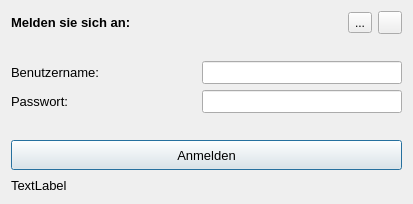
<?xml version="1.0" encoding="UTF-8"?>
<ui version="4.0">
 <class>Login</class>
 <widget class="QDialog" name="Login">
  <property name="geometry">
   <rect>
    <x>0</x>
    <y>0</y>
    <width>413</width>
    <height>204</height>
   </rect>
  </property>
  <property name="windowTitle">
   <string>Knapp Apprentice Training</string>
  </property>
  <property name="styleSheet">
   <string notr="true"/>
  </property>
  <layout class="QGridLayout" name="gridLayout">
   <item row="1" column="0">
    <spacer name="verticalSpacer">
     <property name="font">
      <font>
       <pointsize>10</pointsize>
      </font>
     </property>
     <property name="orientation">
      <enum>Qt::Vertical</enum>
     </property>
     <property name="sizeHint" stdset="0">
      <size>
       <width>20</width>
       <height>40</height>
      </size>
     </property>
    </spacer>
   </item>
   <item row="0" column="0">
    <layout class="QVBoxLayout" name="verticalLayout">
     <item>
      <layout class="QHBoxLayout" name="horizontalLayout_3">
       <item>
        <widget class="QLabel" name="label_3">
         <property name="font">
          <font>
           <pointsize>10</pointsize>
           <weight>75</weight>
           <bold>true</bold>
          </font>
         </property>
         <property name="text">
          <string>Melden sie sich an:</string>
         </property>
        </widget>
       </item>
       <item>
        <widget class="QToolButton" name="toolButton_nutzerverwaltung">
         <property name="text">
          <string>...</string>
         </property>
         <property name="icon">
          <iconset>
           <selectedon>../../_Symbole/UsedSymbols/black-male-user-symbol.png</selectedon>
          </iconset>
         </property>
        </widget>
       </item>
       <item>
        <widget class="QToolButton" name="toolButton_einstellungen">
         <property name="font">
          <font>
           <pointsize>10</pointsize>
          </font>
         </property>
         <property name="text">
          <string/>
         </property>
         <property name="icon">
          <iconset>
           <normaloff>../../_Symbole/Icons/misc/1904675-configuration-edit-gear-options-preferences-setting-settings_122525 (1).ico</normaloff>../../_Symbole/Icons/misc/1904675-configuration-edit-gear-options-preferences-setting-settings_122525 (1).ico</iconset>
         </property>
        </widget>
       </item>
      </layout>
     </item>
     <item>
      <spacer name="verticalSpacer_6">
       <property name="font">
        <font>
         <pointsize>10</pointsize>
        </font>
       </property>
       <property name="orientation">
        <enum>Qt::Vertical</enum>
       </property>
       <property name="sizeHint" stdset="0">
        <size>
         <width>20</width>
         <height>40</height>
        </size>
       </property>
      </spacer>
     </item>
     <item>
      <layout class="QHBoxLayout" name="horizontalLayout">
       <item>
        <widget class="QLabel" name="label">
         <property name="font">
          <font>
           <pointsize>10</pointsize>
          </font>
         </property>
         <property name="text">
          <string>Benutzername:</string>
         </property>
        </widget>
       </item>
       <item>
        <spacer name="horizontalSpacer">
         <property name="font">
          <font>
           <pointsize>10</pointsize>
          </font>
         </property>
         <property name="orientation">
          <enum>Qt::Horizontal</enum>
         </property>
         <property name="sizeHint" stdset="0">
          <size>
           <width>40</width>
           <height>20</height>
          </size>
         </property>
        </spacer>
       </item>
       <item>
        <widget class="QLineEdit" name="lineEdit_benutzername">
         <property name="minimumSize">
          <size>
           <width>200</width>
           <height>0</height>
          </size>
         </property>
         <property name="maximumSize">
          <size>
           <width>150</width>
           <height>16777215</height>
          </size>
         </property>
         <property name="font">
          <font>
           <pointsize>10</pointsize>
          </font>
         </property>
        </widget>
       </item>
      </layout>
     </item>
     <item>
      <layout class="QHBoxLayout" name="horizontalLayout_2">
       <item>
        <widget class="QLabel" name="label_2">
         <property name="font">
          <font>
           <pointsize>10</pointsize>
          </font>
         </property>
         <property name="text">
          <string>Passwort:</string>
         </property>
        </widget>
       </item>
       <item>
        <spacer name="horizontalSpacer_2">
         <property name="font">
          <font>
           <pointsize>10</pointsize>
          </font>
         </property>
         <property name="orientation">
          <enum>Qt::Horizontal</enum>
         </property>
         <property name="sizeHint" stdset="0">
          <size>
           <width>40</width>
           <height>20</height>
          </size>
         </property>
        </spacer>
       </item>
       <item>
        <widget class="QLineEdit" name="lineEdit_passwort">
         <property name="minimumSize">
          <size>
           <width>200</width>
           <height>0</height>
          </size>
         </property>
         <property name="maximumSize">
          <size>
           <width>150</width>
           <height>16777215</height>
          </size>
         </property>
         <property name="font">
          <font>
           <pointsize>10</pointsize>
          </font>
         </property>
         <property name="text">
          <string/>
         </property>
         <property name="echoMode">
          <enum>QLineEdit::Password</enum>
         </property>
        </widget>
       </item>
      </layout>
     </item>
     <item>
      <spacer name="verticalSpacer_2">
       <property name="font">
        <font>
         <pointsize>10</pointsize>
        </font>
       </property>
       <property name="orientation">
        <enum>Qt::Vertical</enum>
       </property>
       <property name="sizeHint" stdset="0">
        <size>
         <width>20</width>
         <height>40</height>
        </size>
       </property>
      </spacer>
     </item>
     <item>
      <widget class="QPushButton" name="pushButton_anmelden">
       <property name="minimumSize">
        <size>
         <width>0</width>
         <height>30</height>
        </size>
       </property>
       <property name="font">
        <font>
         <pointsize>10</pointsize>
        </font>
       </property>
       <property name="layoutDirection">
        <enum>Qt::LeftToRight</enum>
       </property>
       <property name="text">
        <string>Anmelden</string>
       </property>
       <property name="icon">
        <iconset>
         <normaloff>../../_Symbole/Icons/computer/log_in.ico</normaloff>../../_Symbole/Icons/computer/log_in.ico</iconset>
       </property>
      </widget>
     </item>
    </layout>
   </item>
   <item row="2" column="0">
    <widget class="QLabel" name="lab_INFO">
     <property name="font">
      <font>
       <pointsize>10</pointsize>
      </font>
     </property>
     <property name="text">
      <string>TextLabel</string>
     </property>
    </widget>
   </item>
  </layout>
 </widget>
 <tabstops>
  <tabstop>lineEdit_benutzername</tabstop>
  <tabstop>lineEdit_passwort</tabstop>
  <tabstop>pushButton_anmelden</tabstop>
  <tabstop>toolButton_einstellungen</tabstop>
 </tabstops>
 <resources/>
 <connections/>
</ui>
